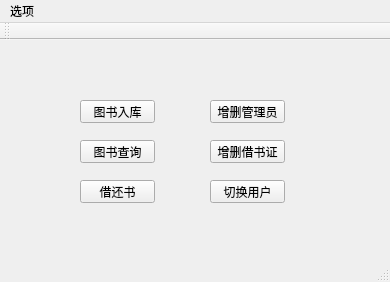
<?xml version="1.0" encoding="UTF-8"?>
<ui version="4.0">
 <class>MainWindow</class>
 <widget class="QMainWindow" name="MainWindow">
  <property name="geometry">
   <rect>
    <x>0</x>
    <y>0</y>
    <width>390</width>
    <height>282</height>
   </rect>
  </property>
  <property name="windowTitle">
   <string>图书管理系统</string>
  </property>
  <widget class="QWidget" name="centralWidget">
   <widget class="QPushButton" name="pushButton">
    <property name="geometry">
     <rect>
      <x>210</x>
      <y>140</y>
      <width>75</width>
      <height>23</height>
     </rect>
    </property>
    <property name="text">
     <string>切换用户</string>
    </property>
   </widget>
   <widget class="QPushButton" name="pushButton_2">
    <property name="geometry">
     <rect>
      <x>80</x>
      <y>60</y>
      <width>75</width>
      <height>23</height>
     </rect>
    </property>
    <property name="text">
     <string>图书入库</string>
    </property>
   </widget>
   <widget class="QPushButton" name="pushButton_3">
    <property name="geometry">
     <rect>
      <x>80</x>
      <y>100</y>
      <width>75</width>
      <height>23</height>
     </rect>
    </property>
    <property name="text">
     <string>图书查询</string>
    </property>
   </widget>
   <widget class="QPushButton" name="pushButton_4">
    <property name="geometry">
     <rect>
      <x>80</x>
      <y>140</y>
      <width>75</width>
      <height>23</height>
     </rect>
    </property>
    <property name="text">
     <string>借还书</string>
    </property>
   </widget>
   <widget class="QPushButton" name="pushButton_5">
    <property name="geometry">
     <rect>
      <x>210</x>
      <y>60</y>
      <width>75</width>
      <height>23</height>
     </rect>
    </property>
    <property name="text">
     <string>增删管理员</string>
    </property>
   </widget>
   <widget class="QPushButton" name="pushButton_6">
    <property name="geometry">
     <rect>
      <x>210</x>
      <y>100</y>
      <width>75</width>
      <height>23</height>
     </rect>
    </property>
    <property name="text">
     <string>增删借书证</string>
    </property>
   </widget>
  </widget>
  <widget class="QMenuBar" name="menuBar">
   <property name="geometry">
    <rect>
     <x>0</x>
     <y>0</y>
     <width>390</width>
     <height>23</height>
    </rect>
   </property>
   <widget class="QMenu" name="menuHelp">
    <property name="title">
     <string>选项</string>
    </property>
    <addaction name="actionAbout"/>
    <addaction name="actionAbout_QT"/>
    <addaction name="actionExit"/>
   </widget>
   <addaction name="menuHelp"/>
  </widget>
  <widget class="QToolBar" name="mainToolBar">
   <attribute name="toolBarArea">
    <enum>TopToolBarArea</enum>
   </attribute>
   <attribute name="toolBarBreak">
    <bool>false</bool>
   </attribute>
  </widget>
  <widget class="QStatusBar" name="statusBar"/>
  <action name="actionAbout">
   <property name="text">
    <string>about</string>
   </property>
  </action>
  <action name="actionAbout_QT">
   <property name="text">
    <string>about QT</string>
   </property>
  </action>
  <action name="actionHelp">
   <property name="text">
    <string>Help</string>
   </property>
  </action>
  <action name="actionExit">
   <property name="text">
    <string>Exit</string>
   </property>
  </action>
 </widget>
 <layoutdefault spacing="6" margin="11"/>
 <resources/>
 <connections/>
</ui>
